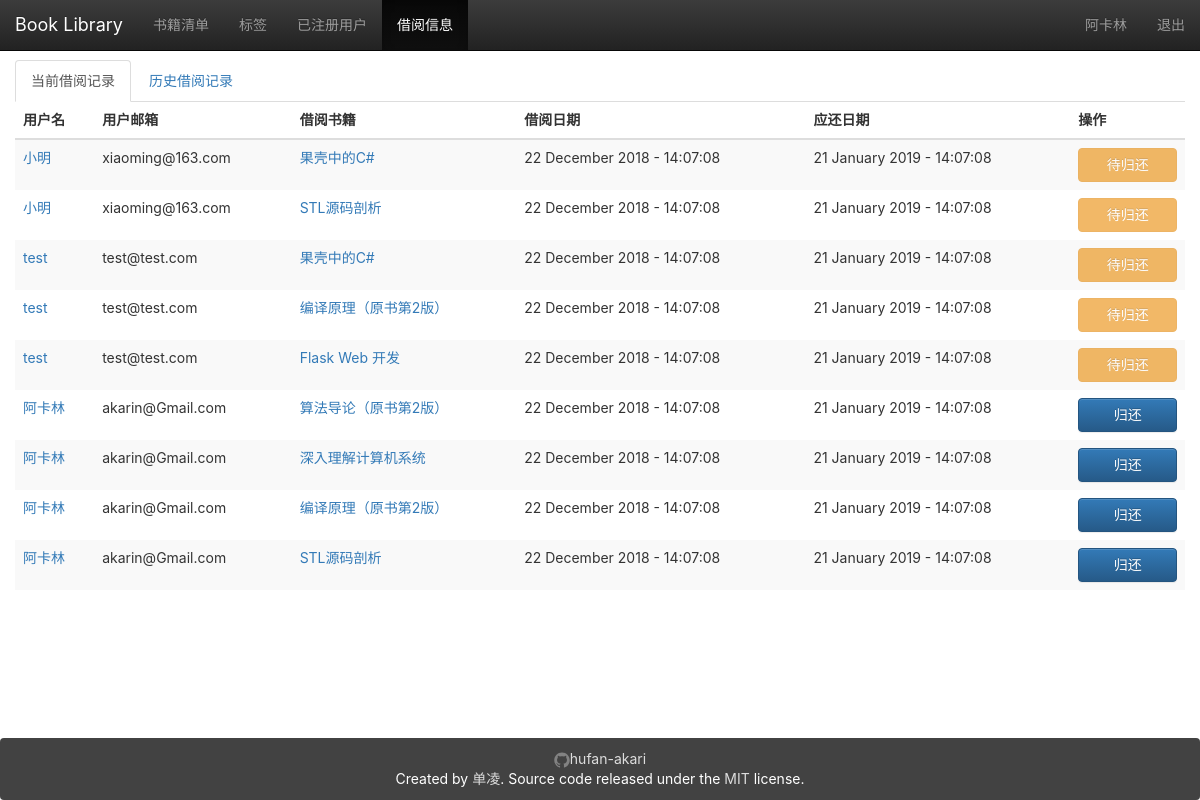
The page /logs_info/ (signed in) on the database its author committed.
### app/models.py (models this page shows, shortened)
class User(UserMixin, db.Model):
    __tablename__ = 'users'
    id = db.Column(db.Integer, primary_key=True)
    email = db.Column(db.String(64), unique=True)
    name = db.Column(db.String(64))
    password_hash = db.deferred(db.Column(db.String(128)))
    major = db.Column(db.String(128))
    role_id = db.Column(db.Integer, db.ForeignKey('roles.id'))
    headline = db.Column(db.String(32), nullable=True)
    about_me = db.deferred(db.Column(db.Text, nullable=True))
    about_me_html = db.deferred(db.Column(db.Text, nullable=True))
    avatar = db.Column(db.String(128))
    member_since = db.Column(db.DateTime(), default=datetime.utcnow)
    @property
    def password(self):
        raise AttributeError('password is not readable attribute')
    def can(self, permissions):
        return self.role is not None and \
               (self.role.permissions & permissions) == permissions
    logs = db.relationship('Log',
                           backref=db.backref('user', lazy='joined'),
                           lazy='dynamic',
                           cascade='all, delete-orphan')
    comments = db.relationship('Comment',
                               backref=db.backref('user', lazy='joined'),
                               lazy='dynamic',
                               cascade='all, delete-orphan')

class Log(db.Model):
    __tablename__ = 'logs'
    id = db.Column(db.Integer, primary_key=True)
    user_id = db.Column(db.Integer, db.ForeignKey('users.id'))
    book_id = db.Column(db.Integer, db.ForeignKey('books.id'))
    borrow_timestamp = db.Column(db.DateTime, default=datetime.now())
    return_timestamp = db.Column(db.DateTime, default=datetime.now())
    returned = db.Column(db.Boolean, default=0)

class Book(db.Model):
    __tablename__ = 'books'
    id = db.Column(db.Integer, primary_key=True)
    isbn = db.Column(db.String(16), unique=True)
    title = db.Column(db.String(128))
    origin_title = db.Column(db.String(128))
    subtitle = db.Column(db.String(128))
    author = db.Column(db.String(128))
    translator = db.Column(db.String(64))
    publisher = db.Column(db.String(64))
    image = db.Column(db.String(128))
    pubdate = db.Column(db.String(32))
    pages = db.Column(db.Integer)
    price = db.Column(db.String(16))
    binding = db.Column(db.String(16))
    numbers = db.Column(db.Integer, default=5)
    summary = db.deferred(db.Column(db.Text, default=""))
    summary_html = db.deferred(db.Column(db.Text))
    catalog = db.deferred(db.Column(db.Text, default=""))
    catalog_html = db.deferred(db.Column(db.Text))
    hidden = db.Column(db.Boolean, default=0)
    logs = db.relationship('Log',
                           backref=db.backref('book', lazy='joined'),
                           lazy='dynamic',
                           cascade='all, delete-orphan')
    comments = db.relationship('Comment', backref='book',
                               lazy='dynamic',
                               cascade='all, delete-orphan')
    @property
    def tags_string(self):
        return ",".join([tag.name for tag in self.tags.all()])

### app/main/log/views.py (the view)
@log.route('/')
@login_required
def index():
    show = request.args.get('show', 0, type=int)
    if show != 0:
        show = 1
    page = request.args.get('page', 1, type=int)
    pagination = Log.query.filter_by(returned=show).order_by(Log.borrow_timestamp.desc()).paginate(page, per_page=10)
    logs = pagination.items
    return render_template("logs_info.html", logs=logs, pagination=pagination, title=u"借阅信息")

### app/main/__init__.py (called while the page is built)
@lm.user_loader
def load_user(id):
    return User.query.get(int(id))

### app/main/index/views.py (called while the page is built)
@main.app_context_processor
def inject_permissions():
    return dict(Permission=Permission)

### app/main/log/templates/logs_info.html (shortened to what this page needs)
{% extends "base.html" %}
{% from "bootstrap/pagination.html" import render_pagination %}
{% block mycontent %}
    <ul class="nav nav-tabs" role="tablist">
        {% if request.args.get('show',0)!='1' %}
            <li role="presentation" class="active"><a href="#" role="tab">当前借阅记录</a></li>
            <li role="presentation"><a href="{{ url_for('log.index',show=1) }}" role="tab">历史借阅记录</a></li>
        {% else %}
            <li role="presentation"><a href="{{ url_for('log.index',show=0) }}" role="tab">当前借阅记录</a></li>
            <li role="presentation" class="active"><a href="#" role="tab">历史借阅记录</a></li>
        {% endif %}
    </ul>
    <div class="tab-content">
        {% if request.args.get('show',0)!='1' %}
            <table class="table table-striped table-hover">
                <thead class="hidden-xs">
                <tr>
                    <th>用户名</th>
                    <th>用户邮箱</th>
                    <th>借阅书籍</th>
                    <th>借阅日期</th>
                    <th>应还日期</th>
                    {%- if current_user.is_authenticated -%}
                        <th>操作</th>
                    {%- endif -%}
                </tr>
                </thead>
                <tbody>
                {% for log in logs %}
                    <tr class="animated fadeIn delay-{{ loop.index0 }}">
                        <td><a href="{{ url_for('user.detail' ,user_id=log.user.id) }}">{{ log.user.name }}</a>
                        </td>
                        <td class="hidden-xs">{{ log.user.email }}</td>
                        <td class="hidden-xs"><a
                                href="{{ url_for('book.detail',book_id=log.book.id) }}">{{ log.book.title }}</a></td>
                        <td class="hidden-xs">{{ log.borrow_timestamp.strftime('%d %B %Y - %H:%M:%S') }}</td>
                        <td class="hidden-xs">{{ log.return_timestamp.strftime('%d %B %Y - %H:%M:%S') }}</td>
                        {%- if current_user.is_authenticated -%}
                            <td class="hidden-xs">
                            {% if current_user.id == log.user.id %}
                                <a class="btn btn-primary btn-block"
                                   href="{{ url_for('log.book_return',log_id=log.id,next=request.path) }}">
                                    归还
                                </a>
                            {% else %}
                                <button class="btn btn-warning btn-block" disabled>待归还</button>
                            {% endif %}
                        {%- endif -%}
                        </td>
                    </tr>
                {% endfor %}
                </tbody>
            </table>
        {% endif %}
{% endblock %}

### app/templates/base.html (shortened to what this page needs)
{%- extends "bootstrap/base.html" -%}
{%- from 'bootstrap/utils.html' import flashed_messages,icon -%}
{%- block styles -%}
    <link href="{{ url_for('static',filename='css/bootstrap.min.css') }}" rel="stylesheet">
    <link href="{{ url_for('static',filename='css/bootstrap-theme.min.css') }}" rel="stylesheet">
    <link href="{{ url_for('static',filename='css/main.css') }}" rel="stylesheet">
{%- endblock -%}
{%- block body_attribs %} class="Site"{%- endblock -%}
{%- block navbar -%}
    <nav class="navbar  navbar-inverse navbar-fixed-top">
        <div class="container-fluid">
            <div class="navbar-header">
                <a class="navbar-brand" href="{{ url_for('main.index') }}">Book Library</a>
            </div>
            <div class="collapse navbar-collapse" id="bs-example-navbar-collapse-1">
                <ul class="nav navbar-nav">
                    <li {%- if request.path == url_for('book.index') %} class="active"{%- endif -%} ><a
                            href="{{ url_for('book.index') }}">书籍清单</a></li>
                    {%- if current_user.is_authenticated -%}
                        <li {%- if request.path == url_for('book.tags') %} class="active"{%- endif -%} ><a
                                href="{{ url_for('book.tags') }}">标签</a></li>
                        <li {%- if request.path == url_for('user.index') %} class="active"{%- endif -%} ><a
                                href="{{ url_for('user.index') }}">已注册用户</a></li>
                        <li {%- if request.path == url_for('log.index') %} class="active"{%- endif -%} ><a
                                href="{{ url_for('log.index') }}">借阅信息</a></li>
                    {%- endif -%}
                </ul>
                <ul class="nav navbar-nav navbar-right">
                    {%- if current_user.is_authenticated -%}
                        <li  >
                            <a href="{{ url_for('user.detail',user_id=current_user.id) }}">{{ current_user.name }}</a>
                        </li>
                        <li><a href="{{ url_for('auth.logout') }}">退出</a></li>
                    {%- else -%}
                        <li><a href="{{ url_for('auth.login') }}">登录</a></li>
                    {%- endif -%}
                </ul>
            </div>
        </div>
    </nav>
{%- endblock -%}
{%- block content -%}
    <main class="container-fluid Site-content">
        {%- block mycontent -%}{%- endblock -%}
    </main>
    <footer class="panel panel-inverse">
        <div id="site-footer-content">
            <div><a href="https://github.com/hufan-akari" target="_blank"><span
                    class="icon icon--github"></span><span class="username">hufan-akari</span></a></div>
            <span class="line-wrap">Created by <a href="https://github.com/hufan-akari">单凌</a>.</span>
            <span class="line-wrap">Source code released under the <a
                    href="https://github.com/hufan-akari/BookLibrary/blob/master/LICENSE">MIT</a> license.</span>
        </div>
    </footer>
{%- endblock -%}

### app/static/css/main.css (style rules this page uses)
html, body { height: 100%; width: 100%; margin: 0; padding: 0; }
.Site { display: -webkit-box; display: -moz-box; display: -ms-flexbox; display: -webkit-flex; display: flex; flex-direction: column; }
.Site-content { -webkit-box-flex: 1 0 auto; -moz-box-flex: 1 0 auto; -webkit-flex: 1 0 auto; -ms-flex: 1 0 auto; flex: 1 0 auto; width: 100%; margin-top: 60px; }
.panel.panel-inverse { -webkit-box-flex: none; -moz-box-flex: none; -webkit-flex: none; -ms-flex: none; flex: none; margin-bottom: 0; background-color: #424242; color: white; text-align: center; padding: 1rem; }
.panel.panel-inverse a { color: #ddd; }
.line-wrap { display: inline-block; }
.icon > svg { display: inline-block; width: 16px; height: 16px; vertical-align: middle; }
html, body, main { font-family: -apple-system, "Helvetica Neue", Helvetica, Arial, sans-serif; }
.animated { -webkit-animation-fill-mode: both; -moz-animation-fill-mode: both; -ms-animation-fill-mode: both; -o-animation-fill-mode: both; animation-fill-mode: both; -webkit-animation-duration: 1s; -moz-animation-duration: 1s; -ms-animation-duration: 1s; -o-animation-duration: 1s; animation-duration: 1s; }
.delay-0 { -webkit-animation-delay: .05s; -moz-animation-delay: .05s; -o-animation-delay: .05s; animation-delay: .05s; }
.delay-1 { -webkit-animation-delay: .10s; -moz-animation-delay: .10s; -o-animation-delay: .10s; animation-delay: .10s; }
.delay-2 { -webkit-animation-delay: .15s; -moz-animation-delay: .15s; -o-animation-delay: .15s; animation-delay: .15s; }
.delay-3 { -webkit-animation-delay: .20s; -moz-animation-delay: .20s; -o-animation-delay: .20s; animation-delay: .20s; }
.delay-4 { -webkit-animation-delay: .25s; -moz-animation-delay: .25s; -o-animation-delay: .25s; animation-delay: .25s; }
.delay-5 { -webkit-animation-delay: .30s; -moz-animation-delay: .30s; -o-animation-delay: .30s; animation-delay: .30s; }
.delay-6 { -webkit-animation-delay: .35s; -moz-animation-delay: .35s; -o-animation-delay: .35s; animation-delay: .35s; }
.delay-7 { -webkit-animation-delay: .40s; -moz-animation-delay: .40s; -o-animation-delay: .40s; animation-delay: .40s; }
.delay-8 { -webkit-animation-delay: .45s; -moz-animation-delay: .45s; -o-animation-delay: .45s; animation-delay: .45s; }
.fadeIn { -webkit-animation-name: fadeIn; -moz-animation-name: fadeIn; -o-animation-name: fadeIn; animation-name: fadeIn; }
.table.table-striped { border: none; }
.table.table-striped td { border: none; }

### rows shown on the page
User: name "阿卡林"
Log: user.name "小明", user.email "xiaoming@163.com", book "果壳中的C#", borrow_timestamp "22 December 2018 - 14:07:08", return_timestamp "21 January 2019 - 14:07:08", shows "待归还"
Log: user.name "小明", user.email "xiaoming@163.com", book "STL源码剖析", borrow_timestamp "22 December 2018 - 14:07:08", return_timestamp "21 January 2019 - 14:07:08", shows "待归还"
Log: user.name "test", user.email "test@test.com", book "果壳中的C#", borrow_timestamp "22 December 2018 - 14:07:08", return_timestamp "21 January 2019 - 14:07:08", shows "待归还"
Log: user.name "test", user.email "test@test.com", book "编译原理（原书第2版）", borrow_timestamp "22 December 2018 - 14:07:08", return_timestamp "21 January 2019 - 14:07:08", shows "待归还"
Log: user.name "test", user.email "test@test.com", book "Flask Web 开发", borrow_timestamp "22 December 2018 - 14:07:08", return_timestamp "21 January 2019 - 14:07:08", shows "待归还"
Log: user.name "阿卡林", user.email "akarin@Gmail.com", book "算法导论（原书第2版）", borrow_timestamp "22 December 2018 - 14:07:08", return_timestamp "21 January 2019 - 14:07:08"
Log: user.name "阿卡林", user.email "akarin@Gmail.com", book "深入理解计算机系统", borrow_timestamp "22 December 2018 - 14:07:08", return_timestamp "21 January 2019 - 14:07:08"
Log: user.name "阿卡林", user.email "akarin@Gmail.com", book "编译原理（原书第2版）", borrow_timestamp "22 December 2018 - 14:07:08", return_timestamp "21 January 2019 - 14:07:08"
Log: user.name "阿卡林", user.email "akarin@Gmail.com", book "STL源码剖析", borrow_timestamp "22 December 2018 - 14:07:08", return_timestamp "21 January 2019 - 14:07:08"
